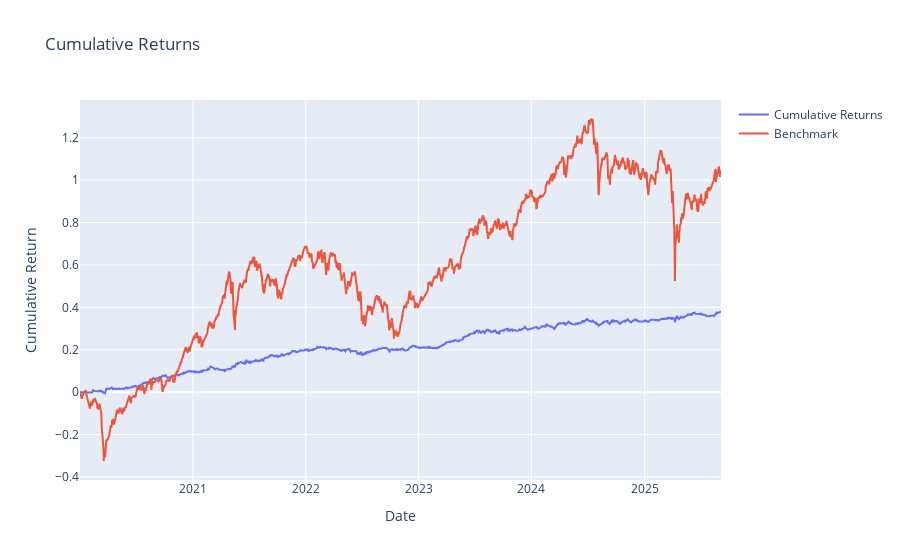

The code cell stored with this chart in its notebook:
### Code cell
# optional benchmark (Series): e.g. equally-weighted market or 0050 ETF daily return
bm = ret.mean(axis=1)                       # simple EW market as benchmark


report = backtest_core(
    factor=alpha31,
    exp_ret=ret,
    period_of_year=252,
    benchmark=bm,
    fee=0.0000,
    exec_lag=0,                 # use next-bar execution if you want
    sector_map=sector_map,
    neutralize=True,           # turn on if you pass sector_map
    preprocess='none', # or "rank" / "none"
    leverage=1.0,
    cap=0.05,                   # per-name cap (optional)
    return_weights=True,
    plot=True,
)

print(report.summary)
turnover = report.weights.pipe(lambda w: (w.diff().abs().sum(axis=1)).mean())
print("Avg turnover:", round(float(turnover), 6))

### Figure 1 — Plotly figure (JSON) as saved in the notebook; plotly's stock layout.template omitted (floating-point values rounded to 4 significant figures; data arrays with more than 128 entries replaced by an {"elided": "..."} marker saying what was removed)
{"data": [{"mode": "lines", "name": "Cumulative Returns", "type": "scatter", "x": {"elided": "1381 str values"}, "y": {"elided": "1381 float values"}}, {"mode": "lines", "name": "Benchmark", "type": "scatter", "x": {"elided": "1381 str values"}, "y": {"elided": "1381 float values"}}], "layout": {"title": {"text": "Cumulative Returns"}, "xaxis": {"title": {"text": "Date"}}, "yaxis": {"title": {"text": "Cumulative Return"}}}}
